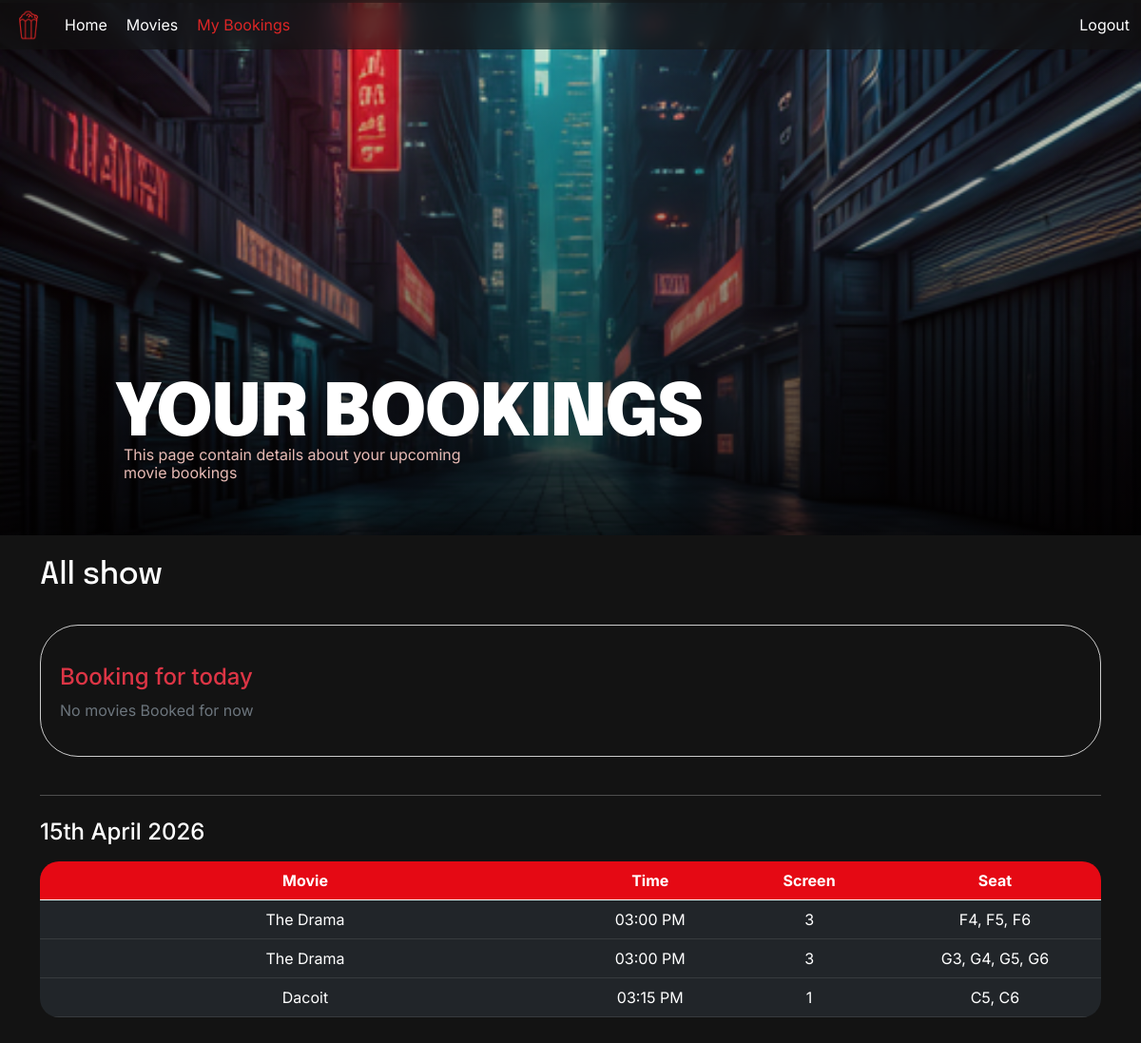
/my_bookings (signed in), run on the app's committed database.
### models.py (models this page shows)
class Movie(db.Model):
    __tablename__ = 'movie'
    id = db.Column(db.Integer, primary_key=True)
    title = db.Column(db.String(200), nullable=False)
    genre = db.Column(db.String(100))
    duration_min = db.Column(db.Integer)          # in minutes
    language = db.Column(db.String(50))
    rating = db.Column(db.Float, default=0.0)     # aggregate rating
    poster_url = db.Column(db.String(500))
    showtimes = db.relationship('Showtime', backref='movie', lazy=True)
    reviews = db.relationship('Review', backref='movie', lazy=True)

class Showtime(db.Model):
    __tablename__ = 'showtime'
    id = db.Column(db.Integer, primary_key=True)
    movie_id = db.Column(db.Integer, db.ForeignKey('movie.id'), nullable=False)
    screen_id = db.Column(db.Integer, db.ForeignKey('screen.id'), nullable=False)
    show_time = db.Column(db.DateTime, nullable=False)
    price = db.Column(db.Float, nullable=False)
    bookings = db.relationship('Booking', backref='showtime', lazy=True)

class Screen(db.Model):
    __tablename__ = 'screen'
    id = db.Column(db.Integer, primary_key=True)
    name = db.Column(db.String(50), nullable=False, unique=True)
    seats = db.relationship('Seat', backref='screen', lazy=True)
    showtimes = db.relationship('Showtime', backref='screen', lazy=True)

### app.py (the view)
@app.route('/my_bookings', methods=['GET', 'POST'])
def my_bookings():
    bookings = Booking.query.filter_by(user_id=current_user.id).order_by(Booking.booked_at.desc()).all()
    grouped = defaultdict(list)
    now_showing = []
    now = datetime.now()
    for booking in bookings:
        showtime = Showtime.query.get(booking.showtime_id)
        movie = Movie.query.get(showtime.movie_id)
        end_time = showtime.show_time + timedelta(minutes=movie.duration_min)
        booking_seats = BookingSeat.query.filter_by(booking_id=booking.id).all()
        seat_names = []
        for bs in booking_seats:
            seat = Seat.query.get(bs.seat_id)
            if seat:
                seat_names.append(f"{seat.row}{seat.number}")
        formatted_seats = ", ".join(seat_names)
        booking_info = {
            'booking': booking,
            'showtime': showtime,
            'movie': movie,
            'seats': formatted_seats,
            'screen': Screen.query.get(showtime.screen_id)
        }
        date_key = showtime.show_time.date()
        grouped[date_key].append(booking_info)
        if showtime.show_time.date() == now.date():
            now_showing.append(booking_info)
    return render_template(
        'my_bookings.html',
        grouped=grouped,
        now_showing=now_showing
    )

### app.py (called while the page is built)
@login_manager.user_loader
def load_user(user_id):
    return User.query.get(int(user_id))

@app.context_processor
def inject_user():
    return dict(current_user = current_user, request = request)

def format_date_with_suffix(value):
    if isinstance(value, str):
        try:
            date_obj = datetime.strptime(value, '%Y-%m-%d')
        except ValueError:
            return value
    else:
        date_obj = value
    day = date_obj.day
    if 11 <= day <= 13:
        suffix = 'th'
    else:
        suffix = {1: 'st', 2: 'nd', 3: 'rd'}.get(day % 10, 'th')
    return f"{day}{suffix} {date_obj.strftime('%B %Y')}"

### templates/my_bookings.html
{% extends "0base.html" %}
{% block content %}
    <div class = "bg-showtime" style="margin-top: -75px; height: 70vh;">
        <div class="para-home" style = "width: 80vw;">
            <h1 style="max-width: 700px; margin-bottom: 0px;">YOUR BOOKINGS</h1>
            <p style="width: 40%; line-height: 1.2; padding-left: 10px;"> This page contain details about your upcoming movie bookings</p>
    </div>
    </div>
<div class="container" >
<div class="d-flex justify-content-between mb-4 mt-4">
    <h2 class="text-white">All show</h2>
</div>
<div style="border: 1px solid #ccc; border-radius: 40px; padding: 20px; padding-top: 40px;">
<h4 class="text-danger mb-2">Booking for today</h3>
{% if now_showing %}
    <div class="mb-4">
        {% for item in now_showing %}
        <div class="p-2 border-bottom">
            🎬 {{ item.movie.title }} | Screen {{ item.screen.name }} | Time: {{ item.showtime.show_time.strftime('%I:%M %p') }} | Seats: {{ item.seats }}
        </div>
        {% endfor %}
    </div>
{% else %}
    <p class="text-muted">No movies Booked for now</p>
{% endif %}
</div>
<hr class="mb-4" style="margin-top: 40px;">
{% for date, items in grouped.items() %}
<div class="mb-5">
    <h4 class="mb-3">{{ date | date_suffix }}</h4>
    <div class="table-responsive" style="border-radius: 20px; ">
        <table class="table table-dark table-hover align-middle mb-0">
            <thead>
                <tr>
                    <th style="width:50%; color: white; background-color: #E50914;">Movie</th>
                    <th style="width:15%; color: white; background-color: #E50914;">Time</th>
                    <th style="width:15%; color: white; background-color: #E50914;">Screen</th>
                    <th style="width:20%; color: white; background-color: #E50914;">Seat</th>
                </tr>
            </thead>
            <tbody>
                {% for item in items %}
                <tr>
                    <td>{{ item.movie.title }}</td>
                    <td>{{ item.showtime.show_time.strftime('%I:%M %p') }}</td>
                    <td>{{ item.screen.name }}</td>
                    <td>{{ item.seats }}</td>
                </tr>
                {% endfor %}
            </tbody>
        </table>
    </div>
</div>
{% endfor %}
</div>
{% endblock %}

### static/styles.css (style rules this page uses)
* { color: #FFF; font-family: 'Inter', sans-serif; }
p { font-family: 'Inter', sans-serif; color: #E9BCB6; }
table { text-align: center; }
.d-flex { display: flex; align-items: center; justify-content: space-between; }
h1, h2, h3, h4, h5, h6 { font-family: "inter", sans-serif; }
h1 { font-family: "Epilogue", sans-serif; font-size: 76px !important; font-style: normal !important; font-weight: 900 !important; line-height: 4rem !important; letter-spacing: -0.02em !important; }
h2 { font-family:"Epilogue", sans-serif; font-weight: 900; }
.bg-showtime { display: flex; flex-direction: column; align-items: center; justify-content: center; background: linear-gradient(to top, rgba(0, 0, 0, 0.8), rgba(0, 0, 0, 0)), url('/static/images/bg2.png') center/cover no-repeat; }
.para-home { display: flex; flex-direction: column; align-items: flex-start; justify-content: flex-end; height: 80vh; margin: 40px; }

### data on the page
Movie: movie "The Drama" "The Drama"
Showtime: showtime.show_time "03:00 PM" "03:00 PM"
Screen: screen.name "3" "3"
Movie: movie "Dacoit"
Showtime: showtime.show_time "03:15 PM"
Screen: screen.name "1"

### other printed values
{{ date | date_suffix }} "15th April 2026"
{{ item.seats }} "F4, F5, F6" "G3, G4, G5, G6" "C5, C6"
